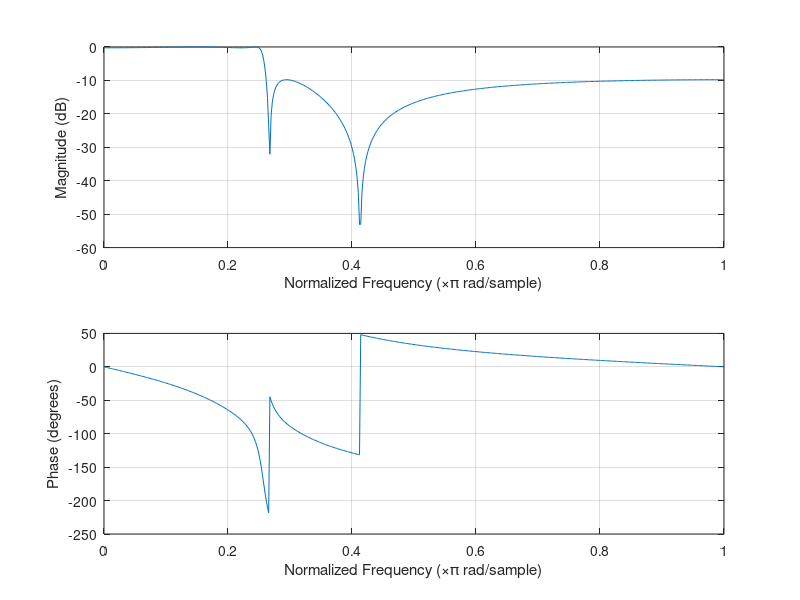

MATLAB code to generate this figure: (Note: this script raises an error after producing the figure.)
%% Function to generate a 4th order lowpass IIR 
[B,A]=ellip(4,0.25,10,0.25);
freqz(B,A);
z=roots(B);
p=roots(A);

%% I create the transfer function as a product of two 2nd order transfer functions
A1 = poly([0.6715 + 0.7012i 0.6715 - 0.7012i]);
B1 = poly([0.2697 + 0.9629i 0.2697 - 0.9629i]);
A2 = poly([0.4759 + 0.4613i 0.4759 - 0.4613i]);
B2 = poly([0.6684 + 0.7438i 0.6684 - 0.7438i]);

X=zeros(1,500);
X(1)=1;

% Gain factor calculations to avoid overflow
f1 = filter(B1,A1,X);
f2 = filter(B2,A2,X);
G1 = 1/abs(sum(f1));
G2 = 1/abs(sum(f2));
Gol = G1*G2;

A1c = twocomplement(A1/2);
A2c = twocomplement(A2/2);
B1c = twocomplement(B1/2);
B2c = twocomplement(B2/2);
G1c = twocomplement(G1/2);
G2c = twocomplement(G2/2);

%% Header file creation
coefs = fopen('coefs.h','w');
fprintf(coefs ,'#define G1_c %d\n',G1c);
fprintf(coefs,'#define G2_c %d\n',G2c);
fprintf(coefs,'#define a1_1 %d\n',A1c(2));
fprintf(coefs,'#define a2_1 %d\n',A1c(3));
fprintf(coefs,'#define b1_1 %d\n',B1c(2));
fprintf(coefs,'#define b2_1 %d\n',B1c(3));
fprintf(coefs,'#define a1_2 %d\n',A2c(2));
fprintf(coefs,'#define a2_2 %d\n',A2c(3)); 
fprintf(coefs,'#define b1_2 %d\n',B2c(2));
fprintf(coefs,'#define b2_2 %d\n',B2c(3)); 
 
fclose('all');

